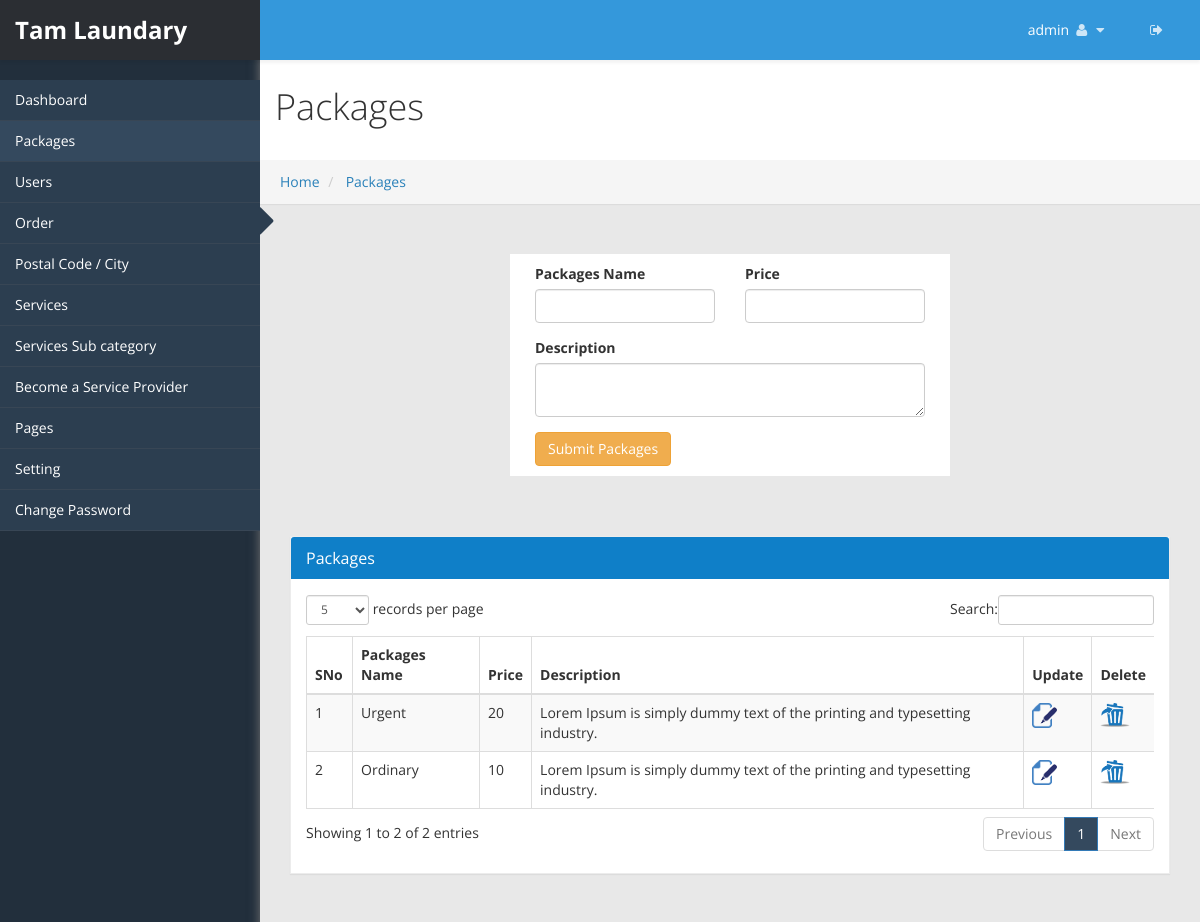
Screenshot of /admincp/packages.php (signed in) with the database file from the repository.
### tables this page shows
CREATE TABLE IF NOT EXISTS `sv_admin_login` (
  `admin_id` int(20) NOT NULL AUTO_INCREMENT,
  `user_name` varchar(255) NOT NULL,
  `password` varchar(255) NOT NULL,
  `email_id` varchar(255) NOT NULL,
  `site_name` varchar(255) NOT NULL,
  `logo` varchar(255) NOT NULL,
  `favicon` varchar(255) NOT NULL,
  `site_desc` varchar(255) NOT NULL,
  `keyword` varchar(255) NOT NULL,
  `site_url` varchar(255) NOT NULL,
  `paypal_id` varchar(250) NOT NULL,
  `currency_mode` varchar(100) NOT NULL,
  `paypal_site_mode` varchar(100) NOT NULL,
  PRIMARY KEY (`admin_id`)
);

CREATE TABLE IF NOT EXISTS `sv_packages` (
  `id` int(25) NOT NULL AUTO_INCREMENT,
  `packages_name` varchar(255) NOT NULL,
  `price` varchar(255) NOT NULL,
  `description` text NOT NULL,
  PRIMARY KEY (`id`)
);

### admincp/packages.php (the view, shortened to what this page needs)
<!DOCTYPE html>
<html xmlns="http://www.w3.org/1999/xhtml">
<?php include("../connection.php"); ?>
<?php
if(isset($_REQUEST['packages_id']))
	{
		$packages_id=$_REQUEST['packages_id'];
		$res=mysqli_query("select * from sv_packages where id='$packages_id'");
		$row=mysqli_num_rows($res);
		if($row==0)
	 	{
		  $packages_name="";
		  $price="";
		  $desc="";
		  $typ="add";
		}
		else
		{
			$fet=mysqli_fetch_array($res);
			$packages_name=mysqli_real_escape_string($fet['packages_name']);
			$price=mysqli_real_escape_string($fet['price']);
			$desc=mysqli_real_escape_string($fet['description']);
			$typ="update";
		}
	}
	else
	{
		$packages_name="";
		$price="";
		$desc="";
	}
?>
<body>
    <div id="wrapper">
        <?php include("top_menu.php") ?>
        <?php include("side_menu.php") ?>
        <div id="page-wrapper" >
		  <div class="header">
                        <h1 class="page-header">
                            Packages
                        </h1>
						<ol class="breadcrumb">
					  <li><a href="#">Home</a></li>
					  <li><a href="#"> Packages</a></li>
					</ol>
		</div>
            <div id="page-inner">
			    <div class="panel-body">
			<form class="" name="service_s" id="service_s" method="post" enctype="multipart/form-data" action="packages_add.php">
				<div class="col-lg-3 col-md-3 col-sm-3"></div>
				<div class="col-lg-6 col-md-6 col-sm-6 table-bg">
				<div class="col-lg-6 col-md-6 col-sm-6">
					<div class="form-group">
						<label> Packages Name</label>
						<input type="text" id="pname" class="form-control" required="required" name="pname" value="<?php echo $packages_name;?>">
					</div>
				</div>
				<div class="col-lg-6 col-md-6 col-sm-6">
					<div class="form-group">
						<label> Price</label>
						<input type="text" id="price" class="form-control" required="required" name="price" value="<?php echo $price;?>">
					</div>
				</div>
				<div class="col-lg-12 col-md-12 col-sm-12">
				<div class="form-group">
						<label> Description</label>
					<textarea id="desc" name="desc" required="required" class="form-control"><?php echo $desc; ?></textarea>
					</div>
				</div>
				<div class="col-lg-6 col-md-6 col-sm-6">
					<input type="submit" value="Submit Packages" class="btn btn-warning">
				</div>
				</div>
					<div class="col-lg-3 col-md-3 col-sm-3"></div>
					</div>
            <div id="page-inner">
            <div class="row">
                <div class="col-md-12">
                    <div class="panel panel-default">
                        <div class="panel-heading">
                             Packages
                        </div>
                        <div class="panel-body">
                            <div class="table-responsive">
                                <table class="table table-striped table-bordered table-hover" id="dataTables-example">
                                    <thead>
                                        <tr>
                                            <th>SNo</th>
											<th> Packages Name</th>
											<th>Price</th>
											<th>Description</th>
											<th>Update</th>
											<th>Delete</th>
                                        </tr>
                                    </thead>
									<tbody>
									<?php
										$sno=0;
										$res=mysqli_query($con, "select * from sv_packages ORDER BY id DESC");
										while($row=mysqli_fetch_array($res))
										{
											$sno++;
											$id=mysqli_real_escape_string($con, $row['id']);
											$packages_name=mysqli_real_escape_string($con, $row['packages_name']);
									?>
										<tr>
											<td><?php echo $sno; ?></td>
											<td><?php echo $packages_name; ?></td>
											<td><?php echo $row['price']; ?></td>
											<td><?php echo $row['description']; ?></td>
											<td><a href="packages.php?packages_id=<?php echo $id;?>"><img src="images/file_edit.png"  alt="update" title="update" ></a></td>
											<td><a href="javascript:packages_del('<?php echo $id;?>');"><img src="images/delete.png" alt="" title="delete"></a></td>
										</tr>
										<?php } ?>
									</tbody>
                                </table>
                            </div>
                        </div>
                    </div>
                </div>
            </div>
                   </div>
    </div>
            </div>
</body>
</html>

### admincp/top_menu.php (shortened to what this page needs)
<?php
 include("../connection.php");
 $res=mysqli_fetch_array(mysqli_query($con, "select * from sv_admin_login"));
	$site_name=mysqli_real_escape_string($con, $res['site_name']);
	$site_url=mysqli_real_escape_string($con, $res['site_url']);
?>
<head>
    <link href="css/bootstrap.css" rel="stylesheet" />
    <link href="css/font-awesome.css" rel="stylesheet" />
    <link href="css/custom-styles.css" rel="stylesheet" />
    <link href="js/dataTables/dataTables.bootstrap.css" rel="stylesheet" />
	    <link href="css/style.css" rel="stylesheet" />
    <link rel="stylesheet" href="js/Lightweight-Chart/cssCharts.css">
	    <link href="css/style.css" rel="stylesheet" />
		<link href="http://www.jqueryscript.net/css/jquerysctipttop.css" rel="stylesheet" type="text/css">
<link rel="stylesheet" type="text/css" href="css/livegraph.css" />
</head>
<?php
if(!isset($_SESSION['user_nam']))
	header("Location:index.php");
else
{
	$user_name=mysqli_real_escape_string($con, $_SESSION['user_nam']);
	$res=mysqli_fetch_array(mysqli_query($con,"select * from sv_admin_login where user_name='$user_name'"));
	$uname=mysqli_real_escape_string($con, $res['user_name']);
	$site_name=mysqli_real_escape_string($con, $res['site_name']);
}
?>
<nav class="navbar navbar-default top-navbar" role="navigation">
            <div class="navbar-header">
                <a class="navbar-brand" href="<?php echo $site_url;?>"><strong><?php echo $site_name; ?></strong></a>
            </div>
            <ul class="nav navbar-top-links navbar-right">
                 <li class="dropdown">
                    <a class="dropdown-toggle" data-toggle="dropdown" href="#" aria-expanded="false">
					<span><?php echo $uname;?></span>
                        <i class="fa fa-user fa-fw"></i> <i class="fa fa-caret-down"></i>
                    </a>
                </li>
			 <li class="dropdown">
                    <a href="logout.php">
                        <i class="fa fa-sign-out" aria-hidden="true"></i>
                    </a>
                </li>
			</ul>
        </nav>

### admincp/css/custom-styles.css (style rules this page uses)
body { font-family: 'Open Sans', sans-serif; background: #222f3c; }
#wrapper { width: 100%; }
#page-wrapper { padding: 15px 15px; min-height: 600px; background: #E8E8E8; }
#page-inner { width:100%; margin:10px 20px 10px 0px; background-color:transparent; padding: 15px 15px; min-height:1200px; }
h1, .h1, h2, .h2, h3, .h3 { margin-top: 7px; }
body { overflow-x:hidden; }
.panel { border-radius:0px; }
.top-navbar { position: fixed; width: 100%; z-index: 300; -webkit-box-shadow: 0 3px 3px rgba(0, 0, 0, 0.05); -moz-box-shadow: 0 3px 3px rgba(0, 0, 0, 0.05); box-shadow: 0 3px 3px rgba(0, 0, 0, 0.05); }
#page-wrapper { position: relative; top: 55px; box-shadow: 0 0 10px #757575; -moz-box-shadow: 0 0 10px #757575; -webkit-box-shadow: 0 0 10px #757575; }
.breadcrumb { padding: 12px 10px 12px 20px; margin-bottom: 20px; list-style: none; border-radius: 0; -webkit-box-shadow: 0 1px 1px rgba(0,0,0,.05); box-shadow: 0 1px 1px rgba(0,0,0,.05); }
.page-header { padding-bottom: 9px; margin: 0; border-bottom: 1px solid transparent; text-align: left;background-color: #fff;padding: 32px 22px 32px 15px; font-weight:300; }
.panel-default { border-color: #ECECEC; }
.panel-default > .panel-heading { color: #FFF; border-color: #FFF; background: #0f7fc8; font-size: 16px; text-shadow: none; }
.panel-heading { border-bottom: 1px solid transparent; border-top-left-radius: 3px; border-top-right-radius: 3px; }
.top-navbar { margin:0px; padding:0px 30px 0 0; }
.top-navbar .navbar-brand { color: #fff; width: 260px; text-align: left; height: 60px; font-size: 24px; font-weight: 700; line-height: 30px; background: #2980b9; }
.top-navbar .nav > li { position: relative; display: inline-block; margin: 0px; padding: 0px; }
.top-navbar .nav > li > a { position: relative; display: block; padding: 20px; color: #FFFFFF; margin: 0px; }
.top-navbar { background: #3498db; border-bottom:none; }
.top-navbar .nav > li > a > i { margin-right: 2px; }
.navbar-default { border:0px solid black; }
.navbar-header { background: transparent; }
.nav > li > a > i { margin-right:10px; color: rgba(255, 255, 255, 0.76); }
@media (min-width:768px) { #page-wrapper { margin: 0 0 0 260px; padding: 0; min-height: 1200px; } }
@media (min-width:768px) { .navbar { border-radius: 0px; } }

### admincp/css/style.css (style rules this page uses)
.table-bg { padding: 10px; background-color: #fff; margin-bottom:20px; }

### admincp/css/livegraph.css (style rules this page uses)
table { border-collapse: collapse; }
table, th, td { border: 1px solid black; padding: 4px; }

### rows the page displays
sv_admin_login: site_name "Tam Laundary", user_name "admin"
sv_packages: packages_name "Urgent", price "20", description "Lorem Ipsum is simply dummy text of the printing and typesetting industry."
sv_packages: packages_name "Ordinary", price "10", description "Lorem Ipsum is simply dummy text of the printing and typesetting industry."
